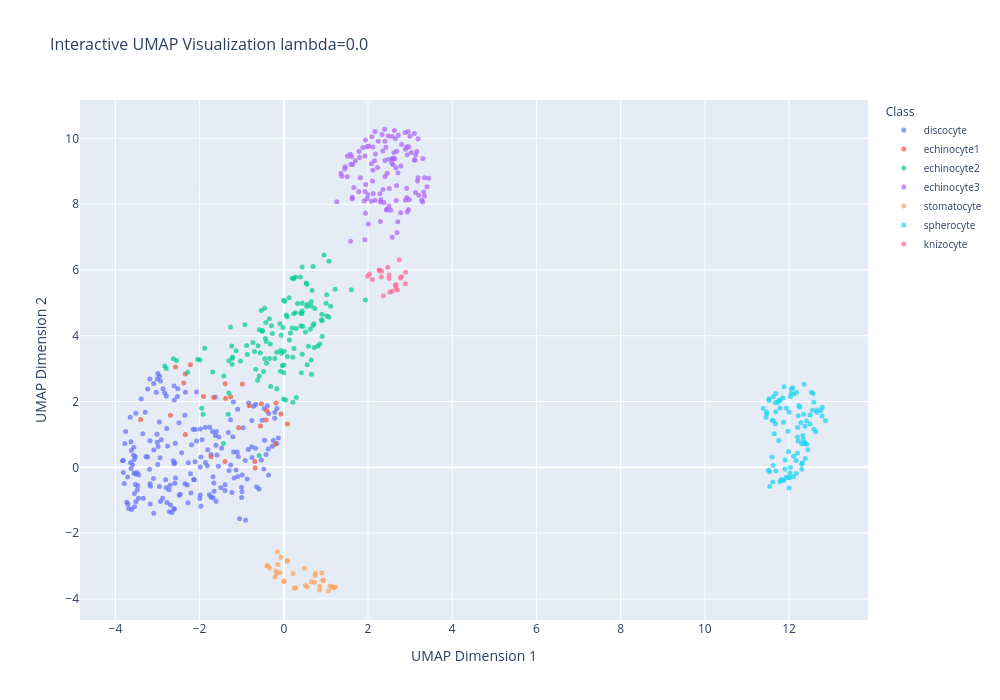

Notebook cell for this chart:
### Markdown cell above
### 4.3 Plot UMAP

### Code cell
if UMAP_COMPONENTS == 2:
    plot_2d_scatter(
        features_umap[:, :2],
        labels,
        label2name,
        ids,
        names,
        comp1_name="UMAP Dimension 1",
        comp2_name="UMAP Dimension 2",
        title=f"Interactive UMAP Visualization lambda={LAMBDA_WEIGHT}",
        save_path=OUTPUT_DIR / f"umap_2d_lambda{LAMBDA_WEIGHT}.html",
        extra_hover_data={"Scale": scales},
    )
else:
    plot_3d_scatter(
        features_umap,
        labels,
        label2name,
        ids,
        names,
        comp1_name="UMAP Dim 1",
        comp2_name="UMAP Dim 2",
        comp3_name="UMAP Dim 3",
        title="Interactive 3D UMAP Visualization",
        extra_hover_data={"Scale": scales},
    )

### Figure 1 — Plotly figure (JSON) as saved in the notebook; plotly's stock layout.template omitted (floating-point values rounded to 4 significant figures; data arrays with more than 128 entries replaced by an {"elided": "..."} marker saying what was removed)
{"data": [{"customdata": {"elided": "192x4 mixed values"}, "hovertemplate": "Class=discocyte<br>UMAP Dimension 1=%{x}<br>UMAP Dimension 2=%{y}<br>ID=%{customdata[0]}<br>Name=%{customdata[1]}<br>Label=%{customdata[2]}<br>Scale=%{customdata[3]}<extra></extra>", "legendgroup": "discocyte", "marker": {"color": "#636efa", "opacity": 0.7, "size": 5, "symbol": "circle"}, "mode": "markers", "name": "discocyte", "orientation": "v", "showlegend": true, "type": "scatter", "x": {"elided": "192 float values"}, "xaxis": "x", "y": {"elided": "192 float values"}, "yaxis": "y"}, {"customdata": [["316", "echinocyte1", 1, 41.29], ["317", "echinocyte1", 1, 45.44], ["318", "echinocyte1", 1, 46.95], ["319", "echinocyte1", 1, 45.07], ["321", "echinocyte1", 1, 49.19], ["325", "echinocyte1", 1, 46.17], ["327", "echinocyte1", 1, 44.43], ["328", "echinocyte1", 1, 43.67], ["329", "echinocyte1", 1, 43.11], ["331", "echinocyte1", 1, 43.77], ["335", "echinocyte1", 1, 46.79], ["336", "echinocyte1", 1, 46.7], ["339", "echinocyte1", 1, 50.35], ["340", "echinocyte1", 1, 48.8], ["342", "echinocyte1", 1, 43.48], ["343", "echinocyte1", 1, 40.93], ["345", "echinocyte1", 1, 54.9], ["346", "echinocyte1", 1, 51.75], ["347", "echinocyte1", 1, 53.95], ["348", "echinocyte1", 1, 46.83], ["349", "echinocyte1", 1, 43.49], ["351", "echinocyte1", 1, 46.11], ["352", "echinocyte1", 1, 44.27], ["353", "echinocyte1", 1, 45.03], ["355", "echinocyte1", 1, 44.59], ["357", "echinocyte1", 1, 45.35], ["358", "echinocyte1", 1, 41.79]], "hovertemplate": "Class=echinocyte1<br>UMAP Dimension 1=%{x}<br>UMAP Dimension 2=%{y}<br>ID=%{customdata[0]}<br>Name=%{customdata[1]}<br>Label=%{customdata[2]}<br>Scale=%{customdata[3]}<extra></extra>", "legendgroup": "echinocyte1", "marker": {"color": "#EF553B", "opacity": 0.7, "size": 5, "symbol": "circle"}, "mode": "markers", "name": "echinocyte1", "orientation": "v", "showlegend": true, "type": "scatter", "x": [-2.692, -1.399, -2.571, -0.07054, -2.219, -0.1995, -0.6873, -0.4067, -0.6803, -2.341, 0.08473, -3.401, -0.9841, -2.377, -1.392, -2.339, -1.668, -0.8202, -0.533, -1.26, -1.074, -1.385, -0.185, -1.907, -0.4236, -0.5581, -1.728], "xaxis": "x", "y": [1.581, 0.1809, 3.051, 1.624, 3.121, 0.708, 0.1776, 1.731, -0.02182, 2.837, 1.318, 1.456, 2.53, 2.562, 2.544, 0.9952, 2.119, 1.871, 1.93, 2.148, 1.203, 2.089, 1.953, 2.151, 1.442, 1.254, 0.3227], "yaxis": "y"}, {"customdata": {"elided": "130x4 mixed values"}, "hovertemplate": "Class=echinocyte2<br>UMAP Dimension 1=%{x}<br>UMAP Dimension 2=%{y}<br>ID=%{customdata[0]}<br>Name=%{customdata[1]}<br>Label=%{customdata[2]}<br>Scale=%{customdata[3]}<extra></extra>", "legendgroup": "echinocyte2", "marker": {"color": "#00cc96", "opacity": 0.7, "size": 5, "symbol": "circle"}, "mode": "markers", "name": "echinocyte2", "orientation": "v", "showlegend": true, "type": "scatter", "x": {"elided": "130 float values"}, "xaxis": "x", "y": {"elided": "130 float values"}, "yaxis": "y"}, {"customdata": {"elided": "120x4 mixed values"}, "hovertemplate": "Class=echinocyte3<br>UMAP Dimension 1=%{x}<br>UMAP Dimension 2=%{y}<br>ID=%{customdata[0]}<br>Name=%{customdata[1]}<br>Label=%{customdata[2]}<br>Scale=%{customdata[3]}<extra></extra>", "legendgroup": "echinocyte3", "marker": {"color": "#ab63fa", "opacity": 0.7, "size": 5, "symbol": "circle"}, "mode": "markers", "name": "echinocyte3", "orientation": "v", "showlegend": true, "type": "scatter", "x": [2.107, 2.663, 2.403, 2.336, 2.082, 1.699, 1.932, 2.156, 3.1, 2.617, 2.479, 2.639, 1.626, 3.028, 2.284, 1.506, 3.133, 2.5, 3.302, 2.454, 2.713, 2.955, 1.946, 2.404, 3.188, 2.563, 2.171, 2.72, 2.015, 2.243, 2.69, 1.255, 2.968, 2.116, 2.628, 2.596, 1.46, 1.879, 2.166, 2.682, 2.883, 2.226, 2.356, 2.932, 1.781, 1.976, 2.577, 1.448, 2.296, 2.778, 2.177, 2.677, 1.662, 1.636, 1.61, 1.787, 3.188, 2.305, 2.498, 2.404, 2.085, 2.425, 2.799, 1.978, 2.67, 2.091, 3.116, 1.592, 2.89, 2.593, 2.996, 2.918, 1.818, 1.802, 1.512, 2.921, 3.099, 2.378, 1.578, 3.157, 1.939, 2.505, 3.177, 2.353, 1.927, 2.114, 2.652, 2.123, 1.378, 1.939, 2.006, 1.926, 2.436, 2.574, 1.585, 2.979, 2.293, 3.341, 2.919, 2.96, 3.274, 2.887, 3.208, 2.931, 3.326, 3.338, 2.537, 3.442, 2.449, 1.625, 2.779, 3.128, 3.301, 3.401, 2.706, 2.0, 1.355, 2.397, 2.573, 1.91], "xaxis": "x", "y": [8.706, 9.109, 9.91, 10.12, 9.229, 9.321, 8.387, 9.318, 9.346, 9.561, 10.07, 9.38, 8.16, 9.566, 8.312, 8.833, 9.495, 7.943, 9.387, 8.938, 8.958, 10.21, 8.599, 9.325, 8.803, 9.249, 8.117, 10.09, 9.765, 9.911, 7.135, 8.072, 9.74, 9.028, 10.24, 9.396, 9.139, 9.723, 10.21, 9.608, 10.17, 9.111, 8.447, 9.498, 8.376, 8.162, 9.371, 9.065, 8.064, 9.156, 9.522, 8.565, 8.504, 9.204, 9.444, 9.602, 9.984, 8.136, 9.361, 8.837, 8.089, 9.727, 9.81, 9.744, 8.109, 10.05, 9.333, 9.209, 9.665, 9.197, 10.06, 8.479, 8.803, 9.417, 9.456, 9.744, 10.15, 8.046, 9.516, 9.6, 9.952, 8.473, 8.702, 9.613, 9.464, 9.738, 9.986, 8.324, 8.851, 7.723, 7.399, 6.92, 7.82, 6.99, 6.873, 8.132, 7.475, 8.239, 8.191, 7.829, 8.115, 8.119, 8.266, 7.759, 8.367, 8.801, 7.813, 8.79, 7.843, 8.206, 7.737, 8.357, 8.065, 8.529, 7.463, 8.283, 8.935, 10.28, 10.06, 8.092], "yaxis": "y"}, {"customdata": {"elided": "34x4 mixed values"}, "hovertemplate": "Class=stomatocyte<br>UMAP Dimension 1=%{x}<br>UMAP Dimension 2=%{y}<br>ID=%{customdata[0]}<br>Name=%{customdata[1]}<br>Label=%{customdata[2]}<br>Scale=%{customdata[3]}<extra></extra>", "legendgroup": "stomatocyte", "marker": {"color": "#FFA15A", "opacity": 0.7, "size": 5, "symbol": "circle"}, "mode": "markers", "name": "stomatocyte", "orientation": "v", "showlegend": true, "type": "scatter", "x": [-0.1723, 0.7273, -0.1415, -0.0899, -0.333, 0.5549, 0.9052, 0.005159, 0.2186, 0.9431, 1.101, 0.7505, 0.082, 1.187, 1.228, 0.4857, 0.08389, 0.8558, 1.065, -0.07135, 0.7432, 0.5123, 0.8477, 0.9297, -0.1545, 0.6585, 1.146, -0.3832, -0.211, -0.0001159, 0.2839, -0.3982, -0.1868, 0.2519], "xaxis": "x", "y": [-3.233, -3.493, -2.955, -3.194, -3.059, -3.64, -3.215, -3.461, -3.223, -3.433, -3.606, -3.218, -2.865, -3.656, -3.638, -3.066, -2.831, -3.612, -3.755, -2.729, -3.289, -3.584, -3.731, -3.431, -2.567, -3.48, -3.619, -3.001, -3.33, -3.464, -3.658, -2.994, -3.15, -3.678], "yaxis": "y"}, {"customdata": {"elided": "92x4 mixed values"}, "hovertemplate": "Class=spherocyte<br>UMAP Dimension 1=%{x}<br>UMAP Dimension 2=%{y}<br>ID=%{customdata[0]}<br>Name=%{customdata[1]}<br>Label=%{customdata[2]}<br>Scale=%{customdata[3]}<extra></extra>", "legendgroup": "spherocyte", "marker": {"color": "#19d3f3", "opacity": 0.7, "size": 5, "symbol": "circle"}, "mode": "markers", "name": "spherocyte", "orientation": "v", "showlegend": true, "type": "scatter", "x": [12.56, 12.34, 12.3, 11.81, 11.86, 12.28, 11.62, 11.54, 11.39, 11.65, 11.73, 12.17, 11.68, 12.34, 12.0, 11.79, 11.79, 11.62, 11.6, 11.51, 12.79, 12.03, 12.59, 12.0, 11.52, 12.38, 11.75, 11.6, 12.38, 11.87, 11.45, 12.1, 12.36, 11.47, 11.9, 11.76, 12.2, 12.33, 12.53, 12.26, 11.93, 12.66, 12.32, 11.67, 12.39, 11.68, 12.09, 12.0, 12.3, 11.91, 12.5, 12.5, 12.11, 12.59, 12.3, 11.88, 11.69, 11.54, 12.01, 12.45, 11.64, 12.76, 12.67, 12.03, 11.52, 11.97, 11.99, 11.47, 12.22, 11.87, 12.2, 12.11, 12.57, 12.42, 11.85, 12.63, 12.02, 12.05, 12.41, 12.17, 12.78, 11.93, 12.22, 12.05, 12.37, 11.69, 12.18, 11.79, 11.63, 12.23, 12.2, 12.87], "xaxis": "x", "y": [1.738, 0.8537, 0.09512, -0.3672, -0.3814, 1.357, -0.4462, -0.1373, 1.788, 1.021, 1.971, -0.1834, 1.688, 1.614, -0.6242, -0.4386, 2.044, 0.05352, 0.315, -0.08536, 1.829, -0.005055, 1.158, -0.3111, 2.081, 0.7268, 0.8169, 1.433, 1.252, 1.372, 1.512, -0.2835, 2.524, 1.631, -0.05144, 2.033, 1.21, 0.968, 2.279, 1.826, 1.793, 1.743, 0.1435, 1.971, 0.2672, 1.316, 2.416, 1.673, 0.7148, 0.2221, 1.593, 1.321, 0.3374, 1.978, -0.05542, 2.449, -0.1076, -0.5835, -0.3125, 0.5384, 1.412, 1.73, 1.667, 2.156, 2.029, 1.098, 0.4796, 1.681, 0.7952, -0.3884, 0.4259, 2.228, 2.248, 0.6988, 2.104, 1.079, -0.1734, 2.258, 1.409, 0.2117, 1.563, -0.3044, 1.565, 2.392, 0.7574, 2.241, 2.285, 1.805, 2.143, 1.88, 0.9187, 1.414], "yaxis": "y"}, {"customdata": [["704", "knizocyte", 6, 43.52], ["705", "knizocyte", 6, 44.28], ["706", "knizocyte", 6, 43.66], ["707", "knizocyte", 6, 38.79], ["708", "knizocyte", 6, 46.52], ["709", "knizocyte", 6, 43.71], ["710", "knizocyte", 6, 46.49], ["711", "knizocyte", 6, 42.59], ["712", "knizocyte", 6, 48.02], ["713", "knizocyte", 6, 45.56], ["715", "knizocyte", 6, 43.22], ["716", "knizocyte", 6, 43.87], ["717", "knizocyte", 6, 44.41], ["718", "knizocyte", 6, 41.82], ["719", "knizocyte", 6, 43.02], ["720", "knizocyte", 6, 38.98], ["721", "knizocyte", 6, 40.73], ["722", "knizocyte", 6, 44.07], ["723", "knizocyte", 6, 43.31], ["724", "knizocyte", 6, 40.49], ["725", "knizocyte", 6, 42.04], ["726", "knizocyte", 6, 42.98]], "hovertemplate": "Class=knizocyte<br>UMAP Dimension 1=%{x}<br>UMAP Dimension 2=%{y}<br>ID=%{customdata[0]}<br>Name=%{customdata[1]}<br>Label=%{customdata[2]}<br>Scale=%{customdata[3]}<extra></extra>", "legendgroup": "knizocyte", "marker": {"color": "#FF6692", "opacity": 0.7, "size": 5, "symbol": "circle"}, "mode": "markers", "name": "knizocyte", "orientation": "v", "showlegend": true, "type": "scatter", "x": [2.104, 1.991, 2.666, 2.666, 2.653, 2.038, 2.322, 2.893, 2.497, 2.315, 2.365, 2.271, 2.503, 2.887, 2.771, 2.799, 2.744, 2.468, 2.262, 2.571, 2.697, 2.518], "xaxis": "x", "y": [5.712, 5.806, 5.436, 5.55, 5.535, 5.874, 5.959, 5.927, 5.738, 5.782, 5.219, 5.982, 5.847, 5.579, 5.756, 5.796, 6.308, 6.085, 6.001, 5.352, 5.388, 5.322], "yaxis": "y"}], "layout": {"font": {"size": 12}, "height": 700, "legend": {"font": {"size": 10}, "title": {"text": "Class"}, "tracegroupgap": 0}, "title": {"font": {"size": 16}, "text": "Interactive UMAP Visualization lambda=0.0"}, "width": 1000, "xaxis": {"anchor": "y", "domain": [0, 1], "title": {"text": "UMAP Dimension 1"}}, "yaxis": {"anchor": "x", "domain": [0, 1], "title": {"text": "UMAP Dimension 2"}}}}
